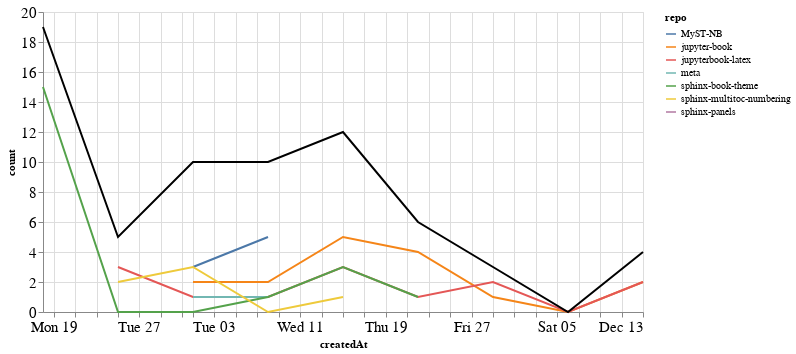

This figure's notebook cell:
### Markdown cell above
### Comments

### Code cell
comments_time = comments.groupby('repo').resample('W', on='createdAt').count()['author'].reset_index()
comments_time = comments_time.rename(columns={'author': 'count'})
comments_time_total = comments_time.groupby('createdAt').agg({"count": "sum"}).reset_index()
ch1 = alt.Chart(comments_time, width=600).mark_line().encode(
    x='createdAt',
    y='count',
    color='repo',
    tooltip="repo"
)

ch2 = alt.Chart(comments_time_total, width=600).mark_line(color="black").encode(
    x='createdAt',
    y='count',
)

ch1 + ch2

### Figure 1 — Vega-Lite specification as saved in the notebook (floating-point values rounded to 4 significant figures)
{"config": {"axisLeft": {"labelFontSize": 15}, "axisBottom": {"labelFontSize": 15}}, "layer": [{"data": {"name": "data-06af945dd558292631981cc2ad9117e9"}, "mark": "line", "encoding": {"color": {"type": "nominal", "field": "repo"}, "tooltip": {"type": "nominal", "field": "repo"}, "x": {"type": "temporal", "field": "createdAt"}, "y": {"type": "quantitative", "field": "count"}}, "width": 600}, {"data": {"name": "data-d923f12c66f3fb335c3603a8a19bfaf2"}, "mark": {"type": "line", "color": "black"}, "encoding": {"x": {"type": "temporal", "field": "createdAt"}, "y": {"type": "quantitative", "field": "count"}}, "width": 600}], "$schema": "https://vega.github.io/schema/vega-lite/v4.8.1.json", "datasets": {"data-06af945dd558292631981cc2ad9117e9": [{"repo": "MyST-NB", "createdAt": "2020-11-01T00:00:00", "count": 3}, {"repo": "MyST-NB", "createdAt": "2020-11-08T00:00:00", "count": 5}, {"repo": "jupyter-book", "createdAt": "2020-11-01T00:00:00", "count": 2}, {"repo": "jupyter-book", "createdAt": "2020-11-08T00:00:00", "count": 2}, {"repo": "jupyter-book", "createdAt": "2020-11-15T00:00:00", "count": 5}, {"repo": "jupyter-book", "createdAt": "2020-11-22T00:00:00", "count": 4}, {"repo": "jupyter-book", "createdAt": "2020-11-29T00:00:00", "count": 1}, {"repo": "jupyter-book", "createdAt": "2020-12-06T00:00:00", "count": 0}, {"repo": "jupyter-book", "createdAt": "2020-12-13T00:00:00", "count": 2}, {"repo": "jupyterbook-latex", "createdAt": "2020-10-25T00:00:00", "count": 3}, {"repo": "jupyterbook-latex", "createdAt": "2020-11-01T00:00:00", "count": 1}, {"repo": "jupyterbook-latex", "createdAt": "2020-11-08T00:00:00", "count": 1}, {"repo": "jupyterbook-latex", "createdAt": "2020-11-15T00:00:00", "count": 3}, {"repo": "jupyterbook-latex", "createdAt": "2020-11-22T00:00:00", "count": 1}, {"repo": "jupyterbook-latex", "createdAt": "2020-11-29T00:00:00", "count": 2}, {"repo": "jupyterbook-latex", "createdAt": "2020-12-06T00:00:00", "count": 0}, {"repo": "jupyterbook-latex", "createdAt": "2020-12-13T00:00:00", "count": 2}, {"repo": "meta", "createdAt": "2020-11-01T00:00:00", "count": 1}, {"repo": "meta", "createdAt": "2020-11-08T00:00:00", "count": 1}, {"repo": "sphinx-book-theme", "createdAt": "2020-10-18T00:00:00", "count": 15}, {"repo": "sphinx-book-theme", "createdAt": "2020-10-25T00:00:00", "count": 0}, {"repo": "sphinx-book-theme", "createdAt": "2020-11-01T00:00:00", "count": 0}, {"repo": "sphinx-book-theme", "createdAt": "2020-11-08T00:00:00", "count": 1}, {"repo": "sphinx-book-theme", "createdAt": "2020-11-15T00:00:00", "count": 3}, {"repo": "sphinx-book-theme", "createdAt": "2020-11-22T00:00:00", "count": 1}, {"repo": "sphinx-multitoc-numbering", "createdAt": "2020-10-25T00:00:00", "count": 2}, {"repo": "sphinx-multitoc-numbering", "createdAt": "2020-11-01T00:00:00", "count": 3}, {"repo": "sphinx-multitoc-numbering", "createdAt": "2020-11-08T00:00:00", "count": 0}, {"repo": "sphinx-multitoc-numbering", "createdAt": "2020-11-15T00:00:00", "count": 1}, {"repo": "sphinx-panels", "createdAt": "2020-10-18T00:00:00", "count": 4}], "data-d923f12c66f3fb335c3603a8a19bfaf2": [{"createdAt": "2020-10-18T00:00:00", "count": 19}, {"createdAt": "2020-10-25T00:00:00", "count": 5}, {"createdAt": "2020-11-01T00:00:00", "count": 10}, {"createdAt": "2020-11-08T00:00:00", "count": 10}, {"createdAt": "2020-11-15T00:00:00", "count": 12}, {"createdAt": "2020-11-22T00:00:00", "count": 6}, {"createdAt": "2020-11-29T00:00:00", "count": 3}, {"createdAt": "2020-12-06T00:00:00", "count": 0}, {"createdAt": "2020-12-13T00:00:00", "count": 4}]}}
